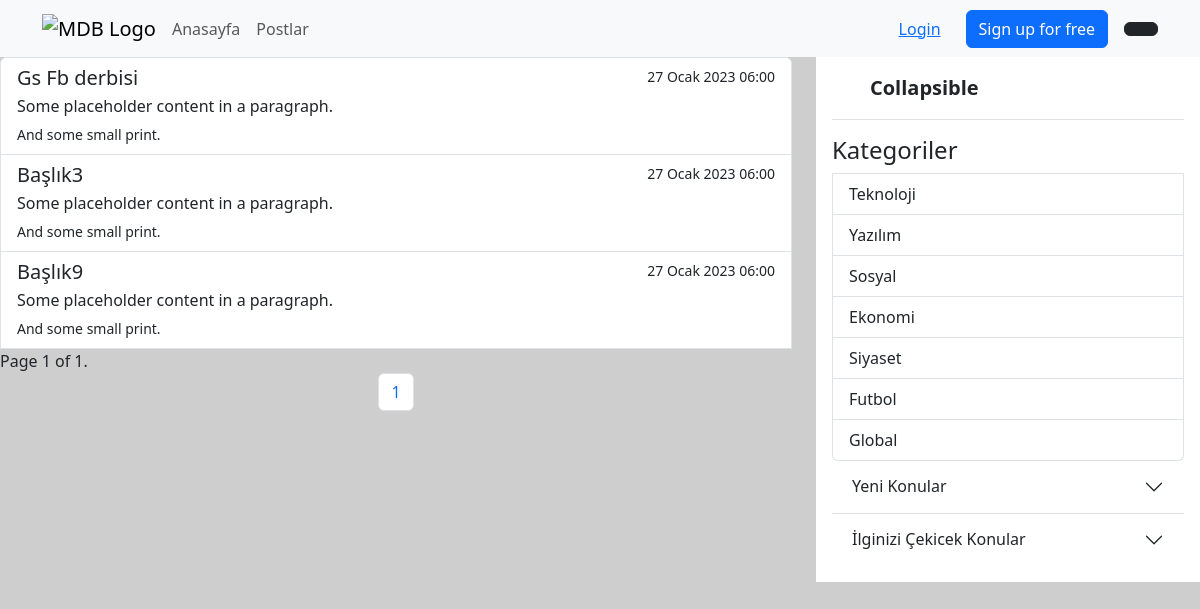
Page /post/6/ on the committed database.
### appMy/models.py (models this page shows, shortened)
class Sozluk(models.Model):
    category = models.ForeignKey(Category, verbose_name=("Kategori"), on_delete=models.CASCADE,null=True)
    title = models.CharField(("Başlık"), max_length=50)
    text = models.TextField(("İçerik Yazısı"),max_length=2000)
    date_now = models.DateTimeField(("Tarih"), auto_now_add=True)
    image = models.FileField(("Fotoğraf"), upload_to='', max_length=100)

class Category(models.Model):
    title = models.CharField(("Kategori"), max_length=50)

### appMy/views.py (the view)
# urls.py: path('post/<categoryid>/', allPost),
def allPost(request,categoryid="all"):
    if categoryid == "all":
        sozluks = Sozluk.objects.all()
    else:
        sozluks = Sozluk.objects.filter(category=categoryid)
    paginator = Paginator(sozluks, 5)  # Show 25 contacts per page.
    page_number = request.GET.get('page')
    sozluks = paginator.get_page(page_number)
    sozluks_new = Sozluk.objects.all().order_by("-date_now")[:3]
    sozluks_random = Sozluk.objects.all().order_by("?")[:3]
    categorys = Category.objects.all()
    context={
        "sozluks": sozluks,
        "sozluks_new": sozluks_new,
        "sozluks_random": sozluks_random,
        "categorys": categorys,
    }
    return render(request,'allPost.html',context)

### appMy/templates/allPost.html (shortened to what this page needs)
{% extends 'base.html' %}
{% load static %}
{% block body %}
    <main>
        <div class="container-fluid px-0">
            <div class="row">
                <div class="col-8">
                    <div class="list-group">
                        {% for i in sozluks %}
                        <a href="/detay/{{ i.id }}/" class="list-group-item list-group-item-action">
                            <div class="d-flex w-100 justify-content-between">
                                <h5 class="mb-1">{{ i.title }}</h5>
                                <small>{{ i.date_now }}</small>
                            </div>
                            <p class="mb-1">Some placeholder content in a paragraph.</p>
                            <small>And some small print.</small>
                        </a>
                        {% endfor %}
                        <div class="pagination">
                            <span class="step-links">
                                <span class="current">
                                    Page {{ sozluks.number }} of {{ sozluks.paginator.num_pages }}.
                                </span>
                            </span>
                        </div>
                        <nav aria-label="Page navigation example">
                            <ul class="pagination justify-content-center">
                                <li class="page-item"><a class="page-link" href="?page={{ sozluks.number }}">{{ sozluks.number }}</a></li>
                            </ul>
                        </nav>
                    </div>
                </div>
                {% include 'part/_sidenav.html' %}
            </div>
        </div>
    </main>
{% endblock body %}

### appMy/templates/part/_sidenav.html (shortened to what this page needs)
{% load static %}
<div class="col-4">
    <div class="flex-shrink-0 p-3 bg-white">
        <a href="/" class="d-flex align-items-center pb-3 mb-3 link-dark text-decoration-none border-bottom">
            <svg class="bi pe-none me-2" width="30" height="24">
                <use xlink:href="#bootstrap"></use>
            </svg>
            <span class="fs-5 fw-semibold">Collapsible</span>
        </a>
        <div class="list-group">
            <h4>Kategoriler</h4>
            {% for i in categorys %}
            <a href="/post/{{ i.id }}/" class="list-group-item list-group-item-action">{{ i.title }}</a>
            {% endfor %}
        </div>
        <div class="accordion accordion-flush" id="accordionFlushExample">
            <div class="accordion-item">
                <h2 class="accordion-header" id="flush-headingOne">
                    <button class="accordion-button collapsed" type="button" data-bs-toggle="collapse"
                        data-bs-target="#flush-collapseOne" aria-expanded="false" aria-controls="flush-collapseOne">
                        Yeni Konular
                    </button>
                </h2>
            </div>
            <div class="accordion-item">
                <h2 class="accordion-header" id="flush-heading2">
                    <button class="accordion-button collapsed" type="button" data-bs-toggle="collapse"
                        data-bs-target="#flush-collapse2" aria-expanded="false" aria-controls="flush-collapse2">
                        İlginizi Çekicek Konular
                    </button>
                </h2>
            </div>
        </div>
    </div>
</div>

### appMy/templates/base.html (style rules this page uses)
body { background: #cecece }

### rows in the picture
Sozluk: title "Gs Fb derbisi", date_now "27 Ocak 2023 06:00"
Sozluk: title "Başlık3", date_now "27 Ocak 2023 06:00"
Sozluk: title "Başlık9", date_now "27 Ocak 2023 06:00"
Category: title "Teknoloji"
Category: title "Yazılım"
Category: title "Sosyal"
Category: title "Ekonomi"
Category: title "Siyaset"
Category: title "Futbol"
Category: title "Global"

### other values in the picture
{{ sozluks.number }} "1"
{{ sozluks.paginator.num_pages }} "1"
